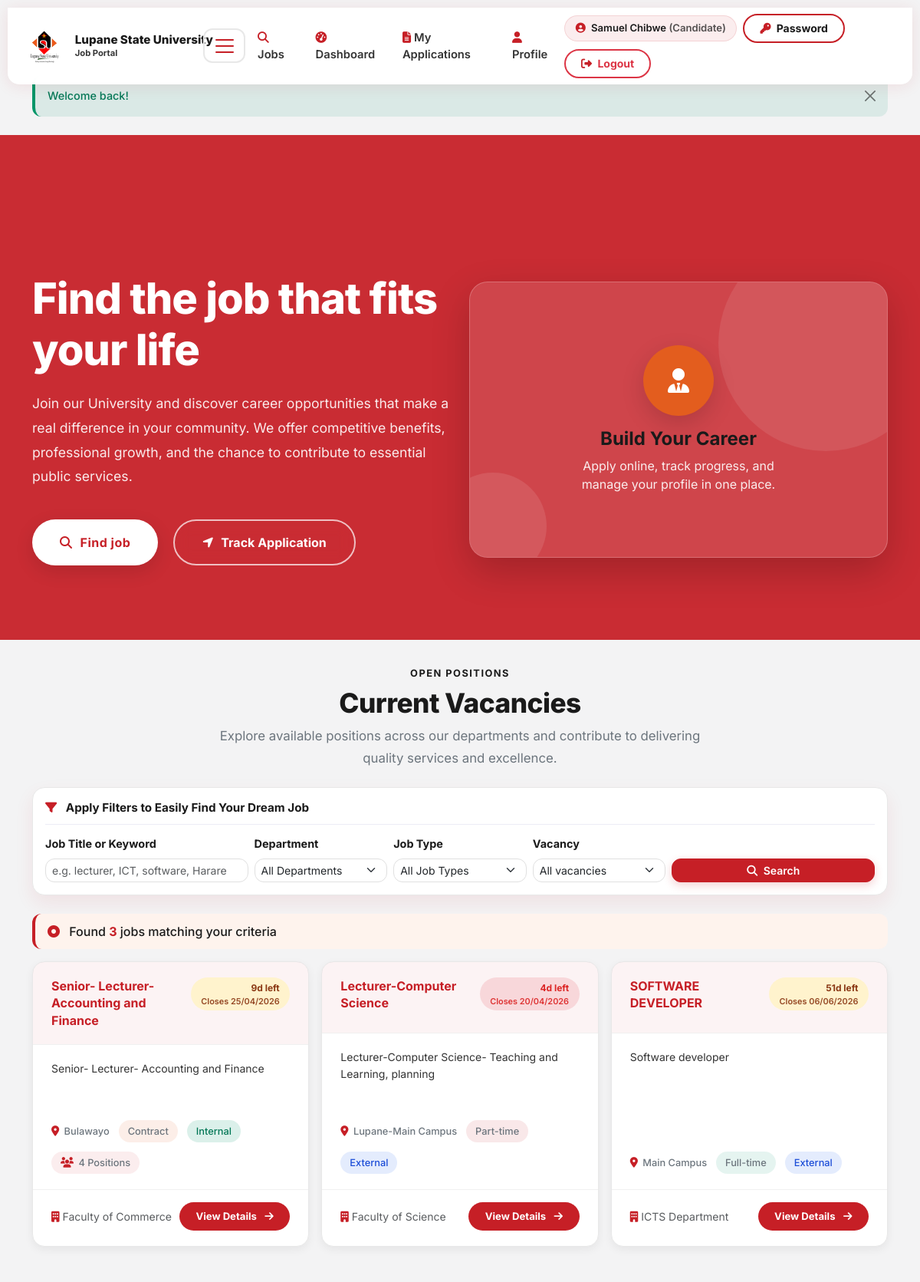
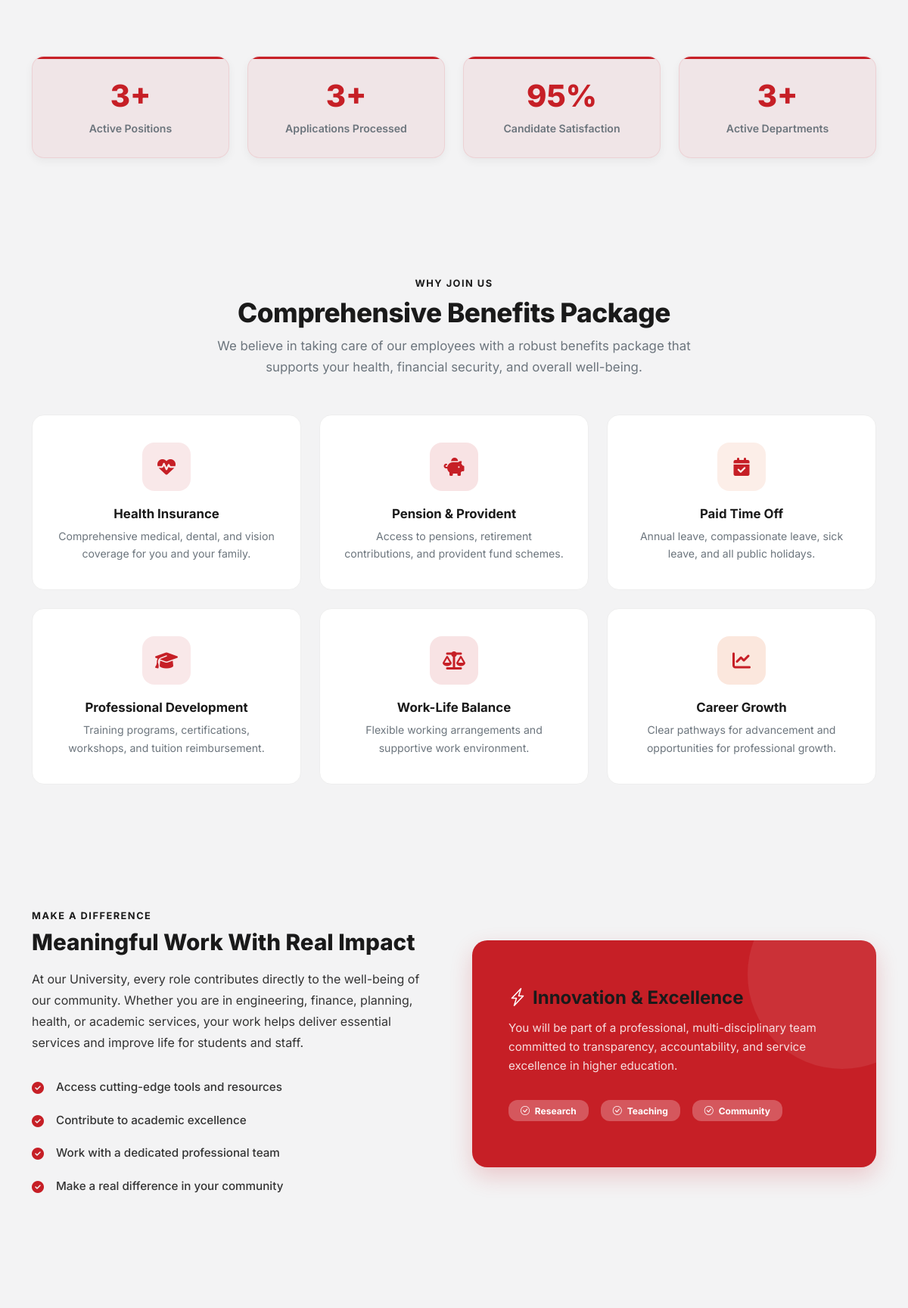
/ (signed in, upper part), run on the app's committed database (2 pictures, top to bottom).
### tables this page shows
CREATE TABLE `jobs` (
  `job_id` int(11) NOT NULL,
  `title` varchar(255) NOT NULL,
  `department` varchar(100) DEFAULT NULL,
  `description` text NOT NULL,
  `requirements` text DEFAULT NULL,
  `qualifications` text DEFAULT NULL,
  `location` varchar(255) DEFAULT NULL,
  `job_type` enum('Full-time','Part-time','Contract','Internship') DEFAULT 'Full-time',
  `vacancy_scope` enum('Internal','External') NOT NULL DEFAULT 'External',
  `salary_min` decimal(10,2) DEFAULT NULL,
  `salary_max` decimal(10,2) DEFAULT NULL,
  `posted_by` int(11) NOT NULL COMMENT 'HR user_id',
  `status` enum('Draft','Pending Approval','Active','Closed','Cancelled') DEFAULT 'Draft',
  `approved_by` int(11) DEFAULT NULL COMMENT 'Management user_id',
  `approved_at` datetime DEFAULT NULL,
  `application_deadline` date DEFAULT NULL,
  `max_applications` int(11) DEFAULT NULL,
  `current_applications` int(11) DEFAULT 0,
  `created_at` timestamp NOT NULL DEFAULT current_timestamp(),
  `updated_at` timestamp NOT NULL DEFAULT current_timestamp() ON UPDATE current_timestamp()
);

CREATE TABLE `users` (
  `user_id` int(11) NOT NULL,
  `email` varchar(255) NOT NULL,
  `password` varchar(255) NOT NULL,
  `role_id` int(11) NOT NULL DEFAULT 1,
  `first_name` varchar(100) NOT NULL,
  `last_name` varchar(100) NOT NULL,
  `phone` varchar(20) DEFAULT NULL,
  `ec_number` varchar(50) DEFAULT NULL,
  `is_active` tinyint(1) NOT NULL DEFAULT 1,
  `email_verified` tinyint(1) NOT NULL DEFAULT 0,
  `verification_token` varchar(255) DEFAULT NULL,
  `reset_token` varchar(255) DEFAULT NULL,
  `reset_token_expiry` datetime DEFAULT NULL,
  `last_login` datetime DEFAULT NULL,
  `created_at` timestamp NOT NULL DEFAULT current_timestamp(),
  `updated_at` timestamp NOT NULL DEFAULT current_timestamp() ON UPDATE current_timestamp()
);

### index.php (the view, shortened to what the rows shown need)
<?php
$db = getDBConnection();
$page = max(1, (int)($_GET['page'] ?? 1));
$limit = 10;
$offset = ($page - 1) * $limit;
$where = "status = 'Active' AND " . sqlJobApplicationOpen();
$sql = "SELECT job_id, title, department, location, job_type, vacancy_scope, created_at, application_deadline, description, max_applications
        FROM jobs WHERE {$where} ORDER BY created_at DESC LIMIT ? OFFSET ?";
$stmt = $db->prepare($sql);
$bindIndex = 1;
$stmt->bindValue($bindIndex++, (int)$limit, PDO::PARAM_INT);
$stmt->bindValue($bindIndex++, (int)$offset, PDO::PARAM_INT);
$stmt->execute();
$jobs = $stmt->fetchAll();
require_once BASE_PATH . '/includes/header.php';
function daysLeft($deadline) {
    $now = new DateTime();
    $end = new DateTime($deadline);
    $diff = $now->diff($end);
    return (int)$diff->days;
}
function typeBadgeClass($type) {
    $map = [
        'Full-time' => 'badge-fulltime',
        'Part-time' => 'badge-parttime',
        'Contract' => 'badge-contract',
        'Internship' => 'badge-internship',
    ];
    return $map[$type] ?? 'badge-fulltime';
}
?>
<section class="hero-section">
    <div class="container">
        <div class="row align-items-center g-4 hero-layout">
            <div class="col-lg-6 hero-content">
                <h1>Find the job that fits your life</h1>
            </div>
        </div>
    </div>
</section>
<section id="open-positions" class="open-section py-5">
    <div class="container">
        <div class="text-center mb-4">
            <h2 class="section-title">Current Vacancies</h2>
        </div>
        <div class="row g-3">
            <?php foreach ($jobs as $job):
                $days = daysLeft($job['application_deadline']);
                $badgeClass = typeBadgeClass($job['job_type']);
                $vScope = vacancyScope($job['vacancy_scope'] ?? 'External');
            ?>
                <div class="col-12 col-md-6 col-lg-4">
                    <div class="job-card">
                        <div class="job-card-header">
                            <div class="job-title">
                                <a href="<?php echo BASE_URL; ?>/job.php?job_id=<?php echo (int)$job['job_id']; ?>">
                                    <?php echo escape($job['title']); ?>
                                </a>
                            </div>
                            <?php if ($days !== null && $days >= 0 && !empty($job['application_deadline'])): ?>
                                <span class="badge-deadline job-deadline-badge <?php echo $days <= 5 ? 'urgent' : ''; ?>">
                                    <span class="d-block"><?php echo $days; ?>d left</span>
                                    <span class="d-block deadline-date-line">Closes <?php echo escape(formatDateDisplay($job['application_deadline'])); ?></span>
                                </span>
                            <?php endif; ?>
                        </div>
                        <div class="job-card-body">
                            <p class="job-description"><?php echo escape($job['description']); ?></p>
                            <div class="job-meta">
                                <?php if (!empty($job['location'])): ?>
                                    <span class="meta-item"><i class="fa-solid fa-location-dot"></i><?php echo escape($job['location']); ?></span>
                                <?php endif; ?>
                                <span class="meta-item badge-type <?php echo $badgeClass; ?>"><?php echo escape($job['job_type']); ?></span>
                                <span class="meta-item badge-type <?php echo vacancyScopeBadgeClass($vScope); ?>"><?php echo escape($vScope); ?></span>
                                <?php if (!empty($job['max_applications']) && (int)$job['max_applications'] > 1): ?>
                                    <span class="meta-item badge-positions"><i class="fa-solid fa-users"></i><?php echo (int)$job['max_applications']; ?> Positions</span>
                                <?php endif; ?>
                            </div>
                        </div>
                        <div class="job-card-footer">
                            <div class="small text-muted">
                                <?php if (!empty($job['department'])): ?>
                                    <i class="fa-solid fa-building me-1"></i><?php echo escape($job['department']); ?>
                                <?php endif; ?>
                            </div>
                            <a class="btn-view-details" href="<?php echo BASE_URL; ?>/job.php?job_id=<?php echo (int)$job['job_id']; ?>">
                                View Details <i class="fa-solid fa-arrow-right ms-1"></i>
                            </a>
                        </div>
                    </div>
                </div>
            <?php endforeach; ?>
        </div>
    </div>
</section>
<section class="benefits-section">
    <div class="container">
        <div class="text-center mb-5">
            <h2 class="section-title">Comprehensive Benefits Package</h2>
        </div>
    </div>
</section>
<section class="feature-section alt-bg">
    <div class="container">
        <div class="row g-5 align-items-center">
            <div class="col-lg-6">
                <div class="feature-content">
                    <h2>Meaningful Work With Real Impact</h2>
                </div>
            </div>
        </div>
    </div>
</section>
<?php require_once BASE_PATH . '/includes/footer.php'; ?>

### data on the page
jobs: title "Senior- Lecturer- Accounting and Finance", application_deadline "9", application_deadline "25/04/2026", description "Senior- Lecturer- Accounting and Finance", location "Bulawayo", job_type "Contract", vacancy_scope "Internal", max_applications "4", department "Faculty of Commerce"
jobs: title "Lecturer-Computer Science", application_deadline.user_id "4", application_deadline "20/04/2026", description "Lecturer-Computer Science- Teaching and Learning, planning", location "Lupane-Main Campus", job_type "Part-time", vacancy_scope "External", department "Faculty of Science"
jobs: title "SOFTWARE DEVELOPER", application_deadline "51", application_deadline "06/06/2026", description "Software developer", location "Main Campus", job_type "Full-time", vacancy_scope "External", department "ICTS Department"

### other printed values
$label "Jobs Dashboard My Applications Profile"
$_SESSION['role_name'] "Candidate"
$flash['message'] "Welcome back!"
$total "3"
$totalActiveJobs "3"
$totalApps "3"
$totalDepts "3"
